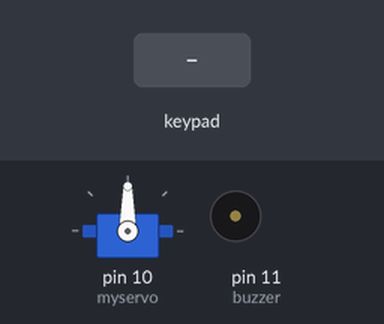
Bench run of a sketch on a simulated Arduino Uno, built with avr-gcc and run on an emulated ATmega328P. Parts: servo, buzzer (waves = sounding). Inputs (shaded band) come from the test bench. What the sketch prints to the serial monitor is not drawn.

Above: at 1.2 s.
1.3 s: keypad keys 9 8 4 pressed 0.4 s apart
At 2.5 s:
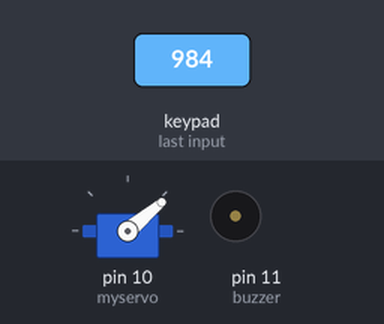
4.0 s: keypad keys 9 8 7 pressed 0.4 s apart
At 7.0 s:
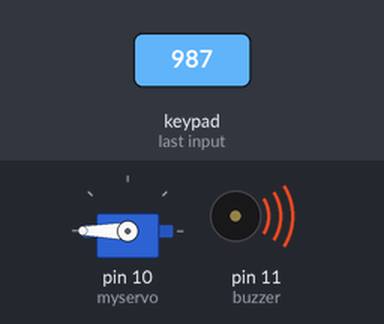
At 7.7 s:
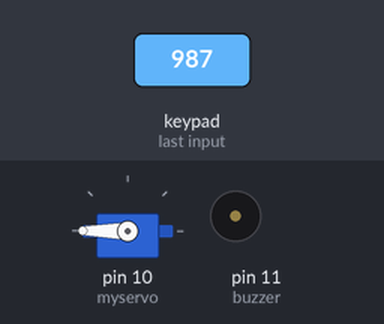
Timing chart, 0 to 9.2 s (numbered marks = the images above; inputs shaded):
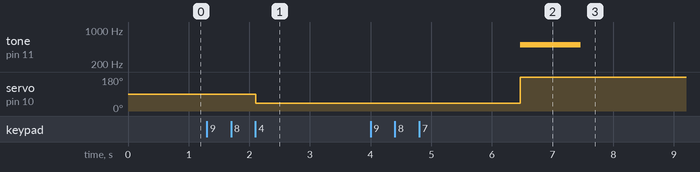

The sketch:

solution.ino
```cpp
#include <Keypad.h>
#include <Servo.h>

#define codeLength 4
Servo myservo;

char Code[codeLength];
char PassW[codeLength]="984";
byte keycount=0;

const byte ROWS = 3;
const byte COLS = 3;
const int buzzer = 11;

char hexaKeys[ROWS][COLS] = {
  {'1', '2', '3'},
  {'4', '5', '6'},
  {'7', '8', '9'}
};

byte rowPins[ROWS] = {9, 8, 7};
byte colPins[COLS] = {5, 4, 3};

Keypad customKeypad = Keypad(makeKeymap(hexaKeys), rowPins, colPins, ROWS, COLS);

void setup(){
  Serial.begin(9600);
  myservo.attach(10); //pin 10
  pinMode(buzzer, OUTPUT);

}

void loop(){
  char customKey = customKeypad.getKey();
  if(customKey){
    Code[keycount]=customKey;
    Serial.print(Code[keycount]);
    keycount++;
  }
  if(keycount==codeLength-1){
    Serial.println(" ");

    if(!strcmp(Code,PassW)){
      Serial.println("Correct");
      myservo.write(40); //unlock
      delay(4000);

    }
       else{
         Serial.println("Incorrect");
         myservo.write(180); //lock
         tone(buzzer, 500); // Send 1KHz sound signal...
       delay(1000);
       noTone(buzzer);
         delay(1000);
       }

    deleteCount();
  }
}

void deleteCount(){
  while(keycount !=0){
    Code[keycount--]=0;
  }
  return;
}
```

Measured:
- after the input at 1.3 s, servo on pin 10 (myservo): 90° → 40° after 0.80 s
- after the input at 4.0 s, tone on pin 11 (buzzer): silent → 500 Hz after 2.5 s, → silent 1.0 s later; servo on pin 10 (myservo): 40° → 180° after 2.5 s
